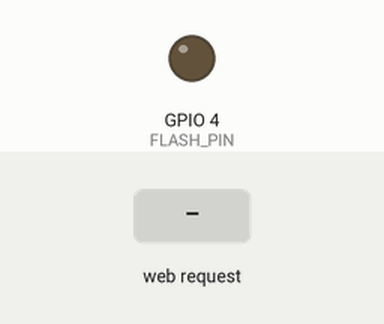
Simulated run of this sketch. Board: ESP32. On the bench: output pins drawn as LEDs (lit = HIGH). The inputs (shaded band) are chosen by the test bench. WiFi joins after 1.5 s; servers stay silent unless stated; the camera gives no picture; what the sketch prints to the serial monitor is not drawn.

Above: at 4.0 s.
4.1 s: HTTP request GET /flash?state=1 received
At 5.0 s:
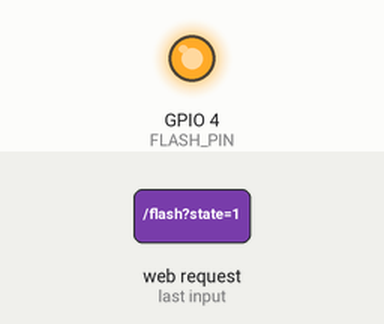
5.6 s: HTTP request GET /flash?state=0 received
At 6.2 s:
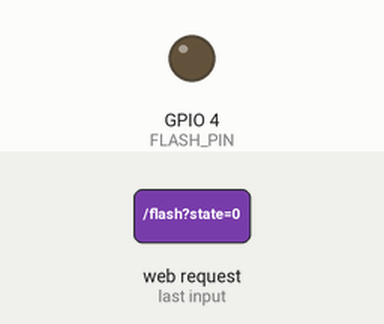
Timing chart, 0 to 8.6 s (numbered marks = the images above; inputs shaded):
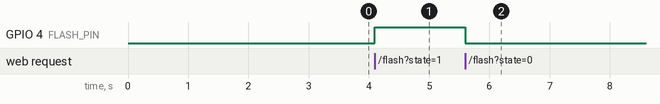

The sketch:

esp32_cam_server.ino
```cpp
#include "esp_camera.h"
#include <WiFi.h>
#include <WebServer.h>

// ---- Settings ----
const char* AP_SSID = "ScreenCam";
const char* AP_PASS = "12345678";
IPAddress camIP(192, 168, 4, 50);
IPAddress gateway(192, 168, 4, 1);
IPAddress subnet(255, 255, 255, 0);

// ---- Picture orientation and effects ----
const bool FLIP_VERTICAL   = true;   // true = turn the picture upside down
const bool FLIP_HORIZONTAL = false;  // true = mirror left-right
const bool NEGATIVE_COLORS = false;  // true = invert the colors (like a photo negative)

// ---- AI Thinker ESP32-CAM pins ----
#define PWDN_GPIO_NUM     32
#define RESET_GPIO_NUM    -1
#define XCLK_GPIO_NUM      0
#define SIOD_GPIO_NUM     26
#define SIOC_GPIO_NUM     27
#define Y9_GPIO_NUM       35
#define Y8_GPIO_NUM       34
#define Y7_GPIO_NUM       39
#define Y6_GPIO_NUM       36
#define Y5_GPIO_NUM       21
#define Y4_GPIO_NUM       19
#define Y3_GPIO_NUM       18
#define Y2_GPIO_NUM        5
#define VSYNC_GPIO_NUM    25
#define HREF_GPIO_NUM     23
#define PCLK_GPIO_NUM     22
#define FLASH_PIN          4

WebServer server(80);
bool flashState = false;
unsigned long lastWifiCheck = 0;

bool startCamera() {
  camera_config_t config = {};
  config.ledc_channel = LEDC_CHANNEL_0;
  config.ledc_timer = LEDC_TIMER_0;
  config.pin_d0 = Y2_GPIO_NUM;
  config.pin_d1 = Y3_GPIO_NUM;
  config.pin_d2 = Y4_GPIO_NUM;
  config.pin_d3 = Y5_GPIO_NUM;
  config.pin_d4 = Y6_GPIO_NUM;
  config.pin_d5 = Y7_GPIO_NUM;
  config.pin_d6 = Y8_GPIO_NUM;
  config.pin_d7 = Y9_GPIO_NUM;
  config.pin_xclk = XCLK_GPIO_NUM;
  config.pin_pclk = PCLK_GPIO_NUM;
  config.pin_vsync = VSYNC_GPIO_NUM;
  config.pin_href = HREF_GPIO_NUM;
  config.pin_sccb_sda = SIOD_GPIO_NUM;
  config.pin_sccb_scl = SIOC_GPIO_NUM;
  config.pin_pwdn = PWDN_GPIO_NUM;
  config.pin_reset = RESET_GPIO_NUM;
  config.xclk_freq_hz = 20000000;
  config.pixel_format = PIXFORMAT_JPEG;
  config.frame_size = FRAMESIZE_VGA;   // 640x480. Must match FRAME_W/FRAME_H on the screen.
  config.jpeg_quality = 12;            // lower number = better quality, bigger file
  config.fb_count = 2;
  config.fb_location = CAMERA_FB_IN_PSRAM;
  config.grab_mode = CAMERA_GRAB_LATEST;

  esp_err_t err = esp_camera_init(&config);
  if (err != ESP_OK) {
    Serial.printf("Camera init failed: 0x%x\n", err);
    return false;
  }

  sensor_t* s = esp_camera_sensor_get();
  s->set_vflip(s, FLIP_VERTICAL ? 1 : 0);
  s->set_hmirror(s, FLIP_HORIZONTAL ? 1 : 0);
  s->set_special_effect(s, NEGATIVE_COLORS ? 1 : 0);   // 0 = normal, 1 = negative
  return true;
}

void handleCapture() {
  camera_fb_t* fb = esp_camera_fb_get();
  if (!fb) {
    server.send(503, "text/plain", "capture failed");
    return;
  }
  server.sendHeader("Cache-Control", "no-store");
  server.setContentLength(fb->len);
  server.send(200, "image/jpeg", "");
  server.client().write(fb->buf, fb->len);
  esp_camera_fb_return(fb);
}

void handleFlash() {
  if (server.hasArg("state")) {
    flashState = (server.arg("state") == "1");
    digitalWrite(FLASH_PIN, flashState ? HIGH : LOW);
  }
  server.send(200, "text/plain", flashState ? "on" : "off");
}

void connectWifi() {
  WiFi.mode(WIFI_STA);
  WiFi.setSleep(false);
  WiFi.setAutoReconnect(true);
  WiFi.config(camIP, gateway, subnet, gateway);
  WiFi.begin(AP_SSID, AP_PASS);
  Serial.print("Connecting to ScreenCam");
  unsigned long start = millis();
  while (WiFi.status() != WL_CONNECTED && millis() - start < 20000) {
    delay(500);
    Serial.print(".");
  }
  Serial.println();
  if (WiFi.status() == WL_CONNECTED) {
    Serial.print("Connected, camera IP: ");
    Serial.println(WiFi.localIP());
  } else {
    Serial.println("Not connected yet, will keep trying");
  }
}

void setup() {
  Serial.begin(115200);
  delay(1000);

  pinMode(FLASH_PIN, OUTPUT);
  digitalWrite(FLASH_PIN, LOW);

  if (!startCamera()) {
    Serial.println("Restarting in 5 seconds...");
    delay(5000);
    ESP.restart();
  }

  connectWifi();

  server.on("/capture", HTTP_GET, handleCapture);
  server.on("/flash", HTTP_GET, handleFlash);
  server.begin();
  Serial.println("Camera server started");
}

void loop() {
  server.handleClient();

  if (millis() - lastWifiCheck > 5000) {
    lastWifiCheck = millis();
    if (WiFi.status() != WL_CONNECTED) {
      Serial.println("WiFi lost, reconnecting...");
      WiFi.reconnect();
    }
  }
}
```

Measured:
- after the input at 4.1 s, GPIO 4 (FLASH_PIN): LOW → HIGH at once
- after the input at 5.6 s, GPIO 4 (FLASH_PIN): HIGH → LOW at once
